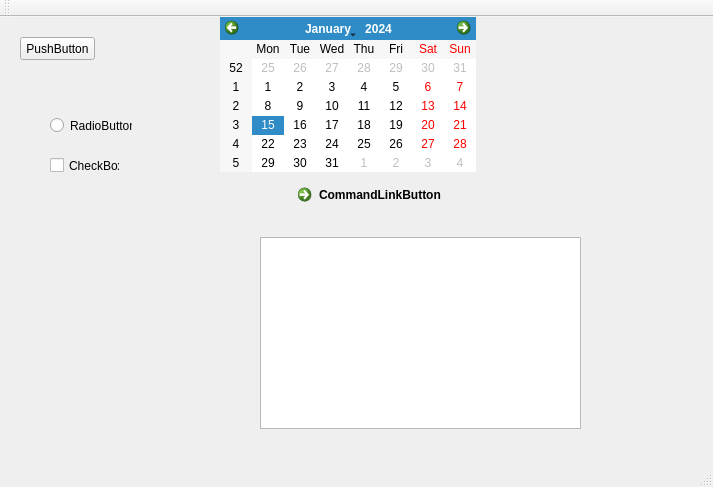
<?xml version="1.0" encoding="UTF-8"?>
<ui version="4.0">
 <class>MainWindow</class>
 <widget class="QMainWindow" name="MainWindow">
  <property name="geometry">
   <rect>
    <x>0</x>
    <y>0</y>
    <width>713</width>
    <height>487</height>
   </rect>
  </property>
  <property name="windowTitle">
   <string>MainWindow</string>
  </property>
  <widget class="QWidget" name="centralWidget">
   <widget class="QPushButton" name="pushButton">
    <property name="geometry">
     <rect>
      <x>20</x>
      <y>20</y>
      <width>75</width>
      <height>23</height>
     </rect>
    </property>
    <property name="text">
     <string>PushButton</string>
    </property>
   </widget>
   <widget class="QCalendarWidget" name="calendarWidget">
    <property name="geometry">
     <rect>
      <x>220</x>
      <y>0</y>
      <width>256</width>
      <height>155</height>
     </rect>
    </property>
   </widget>
   <widget class="QRadioButton" name="radioButton">
    <property name="geometry">
     <rect>
      <x>50</x>
      <y>100</y>
      <width>82</width>
      <height>17</height>
     </rect>
    </property>
    <property name="text">
     <string>RadioButton</string>
    </property>
   </widget>
   <widget class="QCheckBox" name="checkBox">
    <property name="geometry">
     <rect>
      <x>50</x>
      <y>140</y>
      <width>70</width>
      <height>17</height>
     </rect>
    </property>
    <property name="text">
     <string>CheckBox</string>
    </property>
   </widget>
   <widget class="QCommandLinkButton" name="commandLinkButton">
    <property name="geometry">
     <rect>
      <x>290</x>
      <y>160</y>
      <width>172</width>
      <height>41</height>
     </rect>
    </property>
    <property name="text">
     <string>CommandLinkButton</string>
    </property>
   </widget>
   <widget class="QTableView" name="tableView">
    <property name="geometry">
     <rect>
      <x>260</x>
      <y>220</y>
      <width>321</width>
      <height>192</height>
     </rect>
    </property>
   </widget>
  </widget>
  <widget class="QMenuBar" name="menuBar">
   <property name="geometry">
    <rect>
     <x>0</x>
     <y>0</y>
     <width>713</width>
     <height>21</height>
    </rect>
   </property>
  </widget>
  <widget class="QToolBar" name="mainToolBar">
   <attribute name="toolBarArea">
    <enum>TopToolBarArea</enum>
   </attribute>
   <attribute name="toolBarBreak">
    <bool>false</bool>
   </attribute>
  </widget>
  <widget class="QStatusBar" name="statusBar"/>
 </widget>
 <layoutdefault spacing="6" margin="11"/>
 <resources/>
 <connections/>
</ui>
